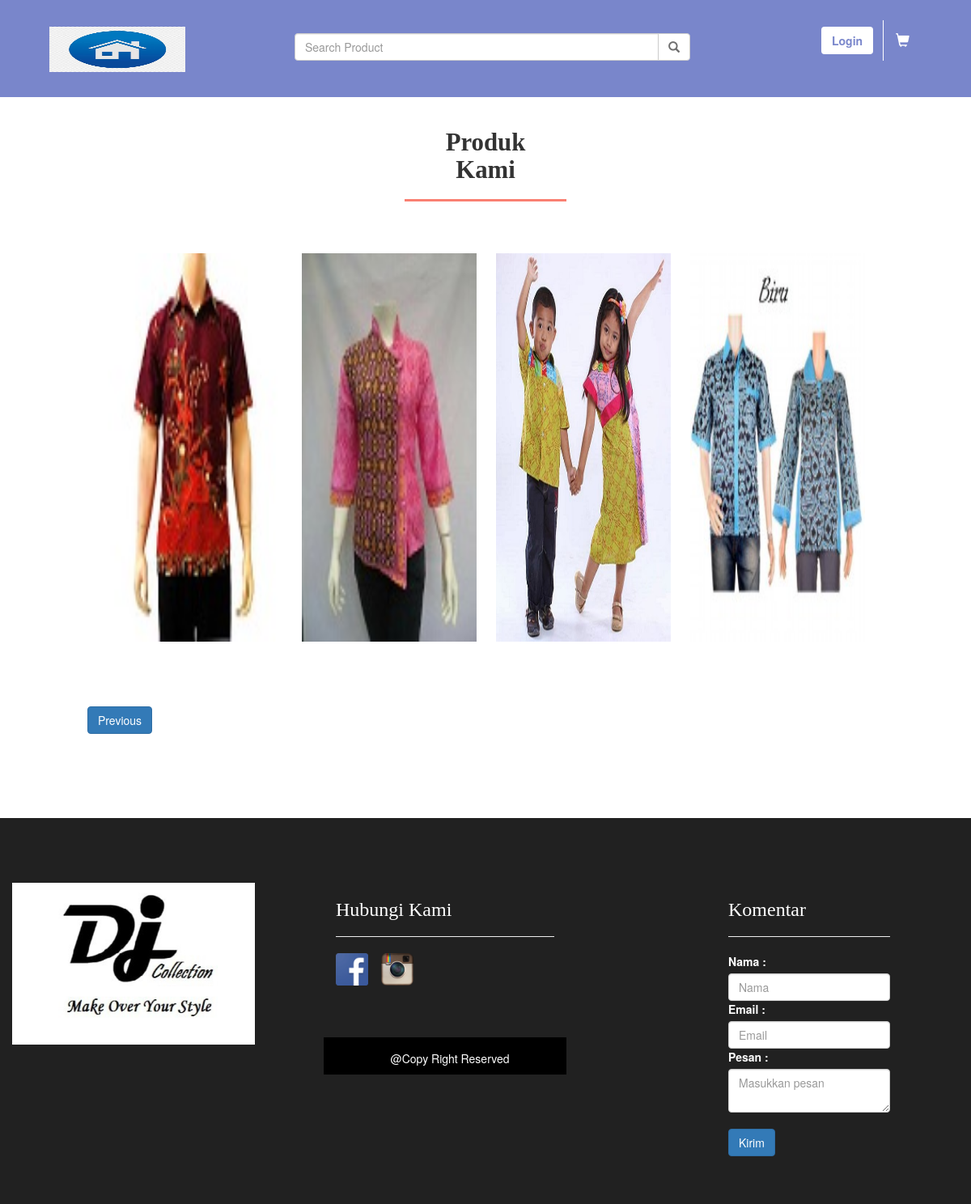
Page /home.php on the earlier database version.
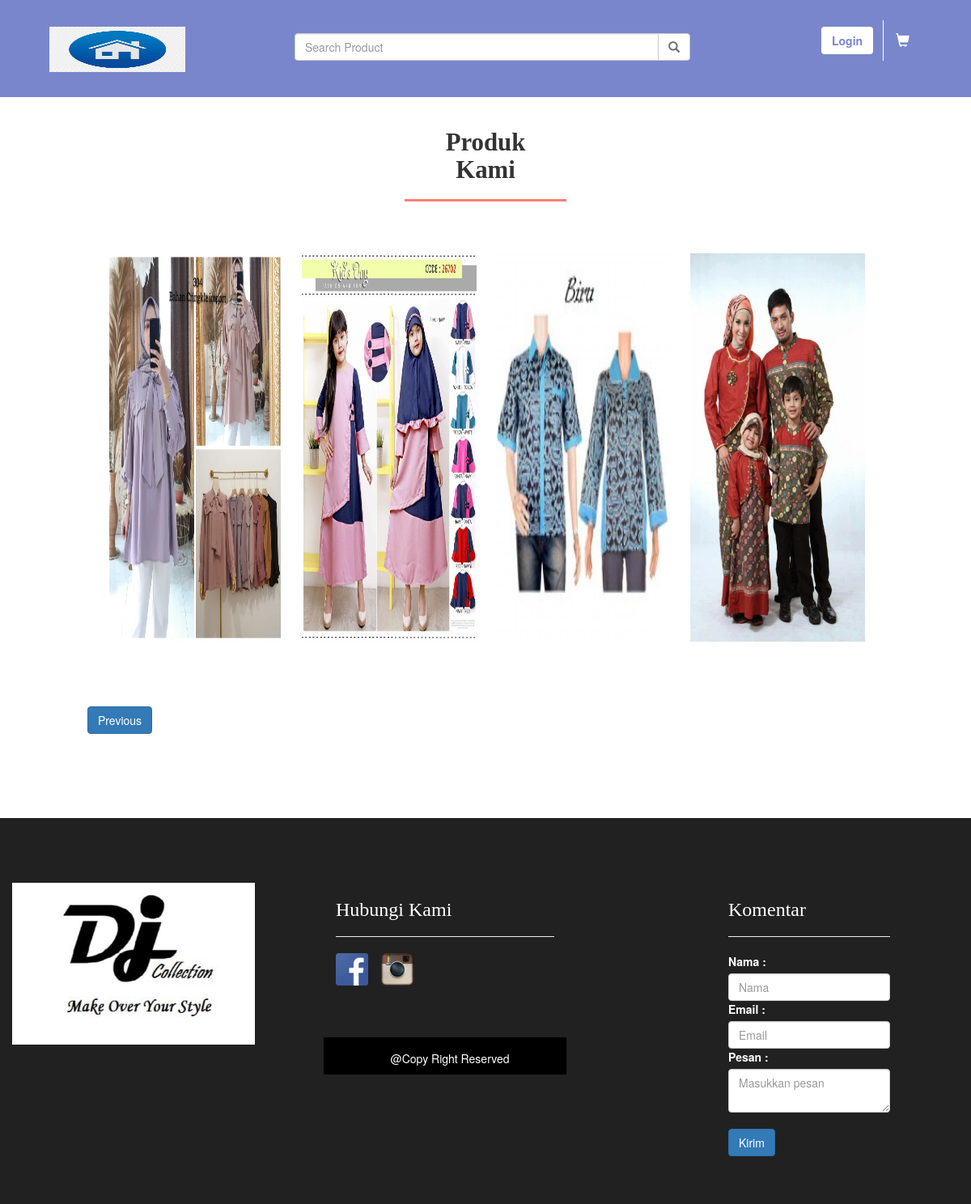
Same page on the later database version.
### tables this page shows
CREATE TABLE `tabel_produk` (
  `idProduk` int(11) NOT NULL,
  `nama` varchar(100) NOT NULL,
  `gambar` text NOT NULL,
  `ukuran` varchar(100) NOT NULL,
  `keterangan` text NOT NULL,
  `kategori` varchar(50) NOT NULL,
  `harga` int(11) NOT NULL,
  `stock` int(11) NOT NULL,
  `path` varchar(50) NOT NULL,
  `size` int(11) NOT NULL
);

### home.php (the view, shortened to what this page needs)
<!DOCTYPE html>
<html>
<head>
  <link rel="stylesheet" type="text/css" href="plugin/bootstrap/css/bootstrap.min.css">
  <link rel="stylesheet" type="text/css" href="asset/css/main.css">
</head>
<body>
<?php include('component/nav.php'); ?>
<div class="container-fluid" id="isi" >
  <div class="row">
    <div class="col-xs-2 col-xs-offset-5" id="produk-laris">
      <h3 style="font-family: Blacksword; font-size:2.2em;"><strong>Produk Kami</strong></h3>
    </div>
  </div>
  <div class="container" id="produk">
    <div class="tab-content">
      <div id="pria" class="tab-pane fade in active">
      <ul>
      <?php
        require("config/db.php");
        $limit = 4;
        $sql = mysqli_query($conn, "SELECT count(idProduk) FROM tabel_produk WHERE kategori='pria'");
        $row = mysqli_fetch_array($sql, MYSQLI_NUM);
        $rec_count = $row[0];
        if(isset($_GET['page'])){
          $page = $_GET['page'] + 1;
          $offset = $limit * $page;
        }else{
          $page = 0;
        }
        $left_rec = $rec_count - ($page * $limit);
        $queryPria = "SELECT * FROM tabel_produk Orders LIMIT $left_rec,$limit";
        $query_pria = mysqli_query($conn, $queryPria);
        while($arrayPria = mysqli_fetch_array($query_pria)){
          echo '
            <li>
              <a href="#'.$arrayPria['idProduk'].'">
                <img src="admin/proses/'.$arrayPria['path'].'" alt="'.$arrayPria['nama'].'">
                <span></span>
              </a>
              <div class="overlay" id="'.$arrayPria['idProduk'].'">
                <a href="#" class="close"><i class="glyphicon glyphicon-remove"></i></a>
                <img src="admin/proses/'.$arrayPria['path'].'">
                <div class="keterangan">
                  <div class="container">
                    <h4><strong>'.$arrayPria['nama'].'</strong></h4>
                    <p>'.$arrayPria['keterangan'].'</p>
                    <h5>Rp.'.$arrayPria['harga'].'</h5>
                    <h5 class="ukur">Ukuran : '.$arrayPria['ukuran'].'</h5>
                    <button type="button" class="btn btn-success">Stock : '.$arrayPria['stock'].'</button>
                    ';
              echo '
            </div>
          </div>
        </div>
      </li>
          ';
        }
        ?>
    </ul>
    <div class="container-fluid" id="paging">
      <div class="paging">
      <?php
      if($left_rec < $limit){
          $last = $page - 2;
          echo "<a href = \"?page=$last\"><button type='button' class='btn btn-primary left'>Previous</button></a>";
        }else if($page > 0){
          $last = $page - 1;
          echo "<a href = \"?page=$last\"><button type='button' class='btn btn-primary left'>Previous</button></a>";
          echo "<a href = \"?page=$page\"><button type='button' class='btn btn-primary right'>Next</button></a>";
        }else if( $page == 0 ) {
          echo "<a href = \"?page=$page\"><button type='button' class='btn btn-primary right'>Next</button></a>";
        }
       ?>
    </div>
    </div>
    </div>
    </div>
  </div>
</div>
<?php include('component/footer.php'); ?>
</body>
</html>

Differences in the rows shown:
no longer on this page (row edited): tabel_produk: path (picture)
changed tabel_produk (number 1 of 4 on the later page): path: a different picture
changed tabel_produk (number 2 of 4 on the later page): path: a different picture
now on this page (row edited): tabel_produk: path (picture)
